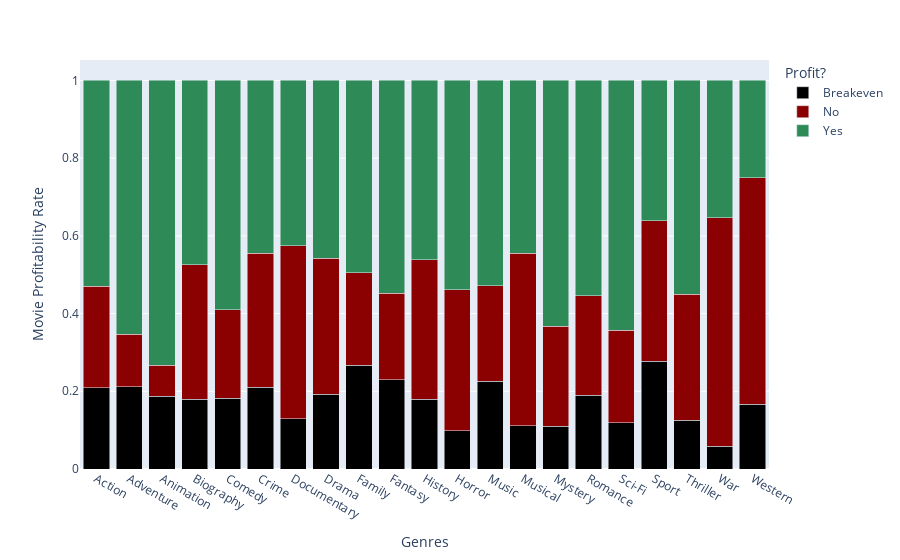

The cell this chart's notebook holds for it:
### Code cell
df_stacked = profit_genreDF.groupby(['genres', 'Profit?']).size().reset_index(name='counts')
df_stacked['counts'] = df_stacked.groupby('genres')['counts'].apply(lambda x: x/x.sum())
df_stacked.head()
df_green = df_stacked[df_stacked['Profit?'] == 'Yes']
df_stacked.head(20)
genreProfitStacked = px.bar(df_stacked, x = 'genres', y = 'counts', color = 'Profit?', barmode = 'stack', color_discrete_map = {'Breakeven': 'black', 'Yes':'seagreen','No':'darkred'})
genreProfitStacked.update_layout(yaxis_title='Movie Profitability Rate', xaxis_title='Genres')

### Figure 1 — Plotly figure (JSON) as saved in the notebook; plotly's stock layout.template omitted (floating-point values rounded to 4 significant figures)
{"data": [{"alignmentgroup": "True", "hovertemplate": "Profit?=Breakeven<br>genres=%{x}<br>counts=%{y}<extra></extra>", "legendgroup": "Breakeven", "marker": {"color": "black"}, "name": "Breakeven", "offsetgroup": "Breakeven", "orientation": "v", "showlegend": true, "textposition": "auto", "type": "bar", "x": ["Action", "Adventure", "Animation", "Biography", "Comedy", "Crime", "Documentary", "Drama", "Family", "Fantasy", "History", "Horror", "Music", "Musical", "Mystery", "Romance", "Sci-Fi", "Sport", "Thriller", "War", "Western"], "xaxis": "x", "y": [0.2092, 0.2122, 0.1867, 0.1799, 0.1824, 0.2099, 0.1296, 0.1923, 0.2673, 0.2302, 0.1795, 0.09845, 0.2264, 0.1111, 0.1103, 0.1897, 0.1189, 0.2778, 0.1259, 0.05882, 0.1667], "yaxis": "y"}, {"alignmentgroup": "True", "hovertemplate": "Profit?=No<br>genres=%{x}<br>counts=%{y}<extra></extra>", "legendgroup": "No", "marker": {"color": "darkred"}, "name": "No", "offsetgroup": "No", "orientation": "v", "showlegend": true, "textposition": "auto", "type": "bar", "x": ["Action", "Adventure", "Animation", "Biography", "Comedy", "Crime", "Documentary", "Drama", "Family", "Fantasy", "History", "Horror", "Music", "Musical", "Mystery", "Romance", "Sci-Fi", "Sport", "Thriller", "War", "Western"], "xaxis": "x", "y": [0.2615, 0.1341, 0.08, 0.3453, 0.2272, 0.3457, 0.4444, 0.3501, 0.2376, 0.2222, 0.359, 0.3627, 0.2453, 0.4444, 0.2574, 0.2564, 0.2378, 0.3611, 0.3237, 0.5882, 0.5833], "yaxis": "y"}, {"alignmentgroup": "True", "hovertemplate": "Profit?=Yes<br>genres=%{x}<br>counts=%{y}<extra></extra>", "legendgroup": "Yes", "marker": {"color": "seagreen"}, "name": "Yes", "offsetgroup": "Yes", "orientation": "v", "showlegend": true, "textposition": "auto", "type": "bar", "x": ["Action", "Adventure", "Animation", "Biography", "Comedy", "Crime", "Documentary", "Drama", "Family", "Fantasy", "History", "Horror", "Music", "Musical", "Mystery", "Romance", "Sci-Fi", "Sport", "Thriller", "War", "Western"], "xaxis": "x", "y": [0.5293, 0.6537, 0.7333, 0.4748, 0.5904, 0.4444, 0.4259, 0.4576, 0.495, 0.5476, 0.4615, 0.5389, 0.5283, 0.4444, 0.6324, 0.5538, 0.6434, 0.3611, 0.5504, 0.3529, 0.25], "yaxis": "y"}], "layout": {"barmode": "stack", "legend": {"title": {"text": "Profit?"}, "tracegroupgap": 0}, "margin": {"t": 60}, "xaxis": {"anchor": "y", "domain": [0, 1], "title": {"text": "Genres"}}, "yaxis": {"anchor": "x", "domain": [0, 1], "title": {"text": "Movie Profitability Rate"}}}}
